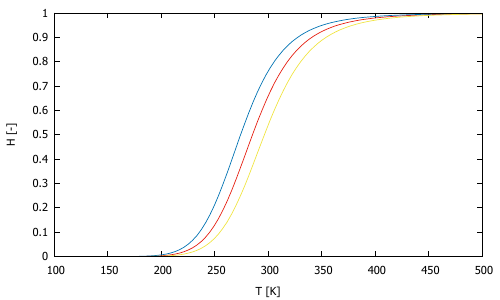

gnuplot code for this plot:
# This is a GNUPLOT script
#
reset
set autoscale                          # scale axes automatically
unset log                              # remove any log-scaling
unset label                            # remove any previous labels
set xtic auto                          # set xtics automatically
set ytic auto                          # set ytics automatically

# Set terminal type
set terminal pdfcairo
set output "transferfunctionzmult.pdf"

#
Ropt = 15000.0
B1    = 3850.0
B2    = 3700.0
B3    = 4000.0
A    = 0.020637035
z1(x) = Ropt/(A*exp(B1/x)+Ropt)
z2(x) = Ropt/(A*exp(B2/x)+Ropt)
z3(x) = Ropt/(A*exp(B3/x)+Ropt)

set xrange [100:500]
set trange [280:280]
set style line 1  linetype 2 linecolor rgb "blue"  linewidth 0.500 pointtype 2 pointsize default pointinterval 50
set xlabel "T [K]" # offset -1
set ylabel "H [-]" # offset 0,-1
set style line 1 lt 0 lc "blue" lw 1.5
plot z1(x) notitle lc 7 with lines, z2(x) notitle lc 6 with lines, z3(x) notitle lc 5 with lines
 
set output
